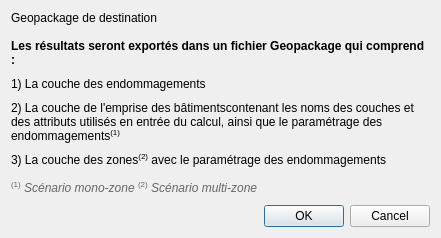
<?xml version="1.0" encoding="UTF-8"?>
<ui version="4.0">
 <class>Dialog</class>
 <widget class="QDialog" name="Dialog">
  <property name="geometry">
   <rect>
    <x>0</x>
    <y>0</y>
    <width>441</width>
    <height>238</height>
   </rect>
  </property>
  <property name="windowTitle">
   <string>Exporter les résultats...</string>
  </property>
  <layout class="QVBoxLayout" name="verticalLayout_2">
   <item>
    <layout class="QVBoxLayout" name="verticalLayout">
     <item>
      <widget class="QLabel" name="label">
       <property name="text">
        <string>Geopackage de destination</string>
       </property>
      </widget>
     </item>
     <item>
      <widget class="QgsFileWidget" name="mQgsFileWidget"/>
     </item>
    </layout>
   </item>
   <item>
    <widget class="QLabel" name="explication">
     <property name="text">
      <string>&lt;html&gt;&lt;head/&gt;&lt;body&gt;&lt;p&gt;&lt;span style=&quot; font-weight:600;&quot;&gt;Les résultats seront exportés dans un fichier Geopackage qui comprend :&lt;/span&gt;&lt;/p&gt;&lt;/body&gt;&lt;/html&gt;</string>
     </property>
     <property name="wordWrap">
      <bool>true</bool>
     </property>
    </widget>
   </item>
   <item>
    <widget class="QLabel" name="label_2">
     <property name="text">
      <string>1) La couche des endommagements</string>
     </property>
    </widget>
   </item>
   <item>
    <widget class="QLabel" name="label_3">
     <property name="text">
      <string>&lt;html&gt;&lt;head/&gt;&lt;body&gt;&lt;p&gt;2) La couche de l'emprise des bâtiments&lt;span style=&quot; vertical-align:super;&quot;/&gt;contenant les noms des couches et des attributs utilisés en entrée du calcul, ainsi que le paramétrage des endommagements&lt;span style=&quot; vertical-align:super;&quot;&gt;(1)&lt;/span&gt;&lt;/p&gt;&lt;/body&gt;&lt;/html&gt;</string>
     </property>
     <property name="wordWrap">
      <bool>true</bool>
     </property>
    </widget>
   </item>
   <item>
    <widget class="QLabel" name="label_4">
     <property name="text">
      <string>&lt;html&gt;&lt;head/&gt;&lt;body&gt;&lt;p&gt;3) La couche des zones&lt;span style=&quot; vertical-align:super;&quot;&gt;(2)&lt;/span&gt;  avec le paramétrage des endommagements&lt;/p&gt;&lt;/body&gt;&lt;/html&gt;</string>
     </property>
    </widget>
   </item>
   <item>
    <widget class="QLabel" name="label_5">
     <property name="text">
      <string>&lt;html&gt;&lt;head/&gt;&lt;body&gt;&lt;p&gt;&lt;span style=&quot; color:#666666; vertical-align:super;&quot;&gt;(1)&lt;/span&gt;&lt;span style=&quot; font-style:italic; color:#666666;&quot;&gt; Scénario mono-zone                                            &lt;/span&gt;&lt;span style=&quot; color:#666666; vertical-align:super;&quot;&gt;(2)&lt;/span&gt;&lt;span style=&quot; font-style:italic; color:#666666;&quot;&gt; Scénario multi-zone&lt;/span&gt;&lt;/p&gt;&lt;/body&gt;&lt;/html&gt;</string>
     </property>
    </widget>
   </item>
   <item>
    <widget class="QDialogButtonBox" name="buttonBox">
     <property name="orientation">
      <enum>Qt::Horizontal</enum>
     </property>
     <property name="standardButtons">
      <set>QDialogButtonBox::Cancel|QDialogButtonBox::Ok</set>
     </property>
    </widget>
   </item>
  </layout>
 </widget>
 <customwidgets>
  <customwidget>
   <class>QgsFileWidget</class>
   <extends>QWidget</extends>
   <header>qgsfilewidget.h</header>
  </customwidget>
 </customwidgets>
 <resources/>
 <connections>
  <connection>
   <sender>buttonBox</sender>
   <signal>accepted()</signal>
   <receiver>Dialog</receiver>
   <slot>accept()</slot>
   <hints>
    <hint type="sourcelabel">
     <x>248</x>
     <y>254</y>
    </hint>
    <hint type="destinationlabel">
     <x>157</x>
     <y>274</y>
    </hint>
   </hints>
  </connection>
  <connection>
   <sender>buttonBox</sender>
   <signal>rejected()</signal>
   <receiver>Dialog</receiver>
   <slot>reject()</slot>
   <hints>
    <hint type="sourcelabel">
     <x>316</x>
     <y>260</y>
    </hint>
    <hint type="destinationlabel">
     <x>286</x>
     <y>274</y>
    </hint>
   </hints>
  </connection>
 </connections>
</ui>
